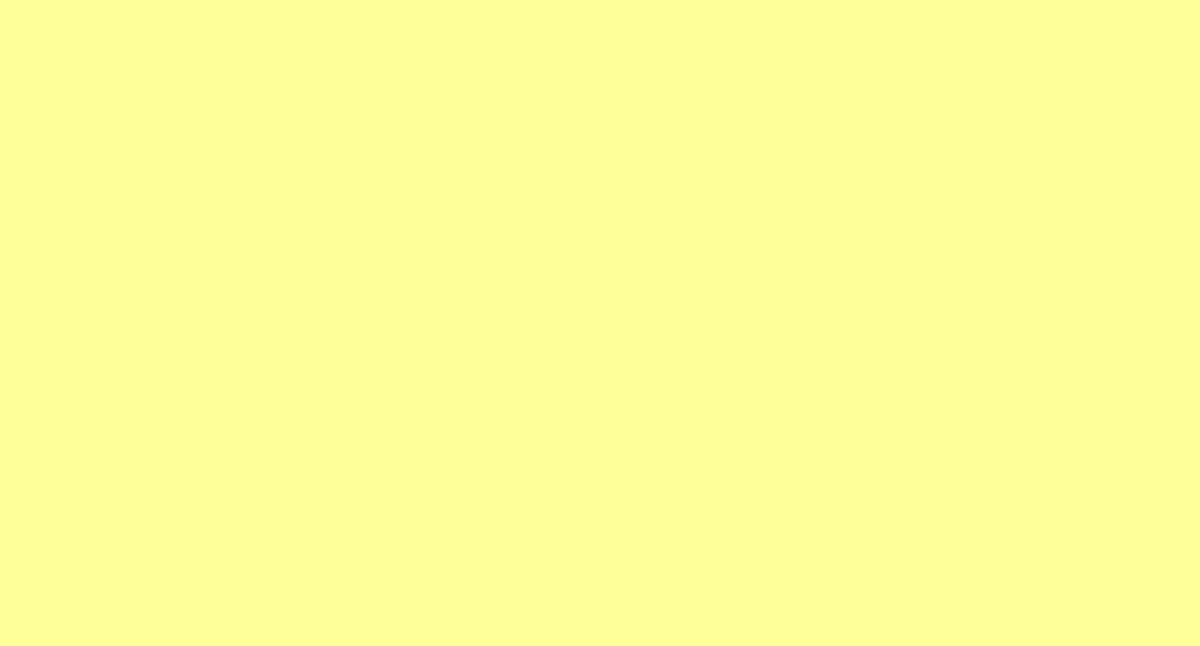
Frame 1 (no input)
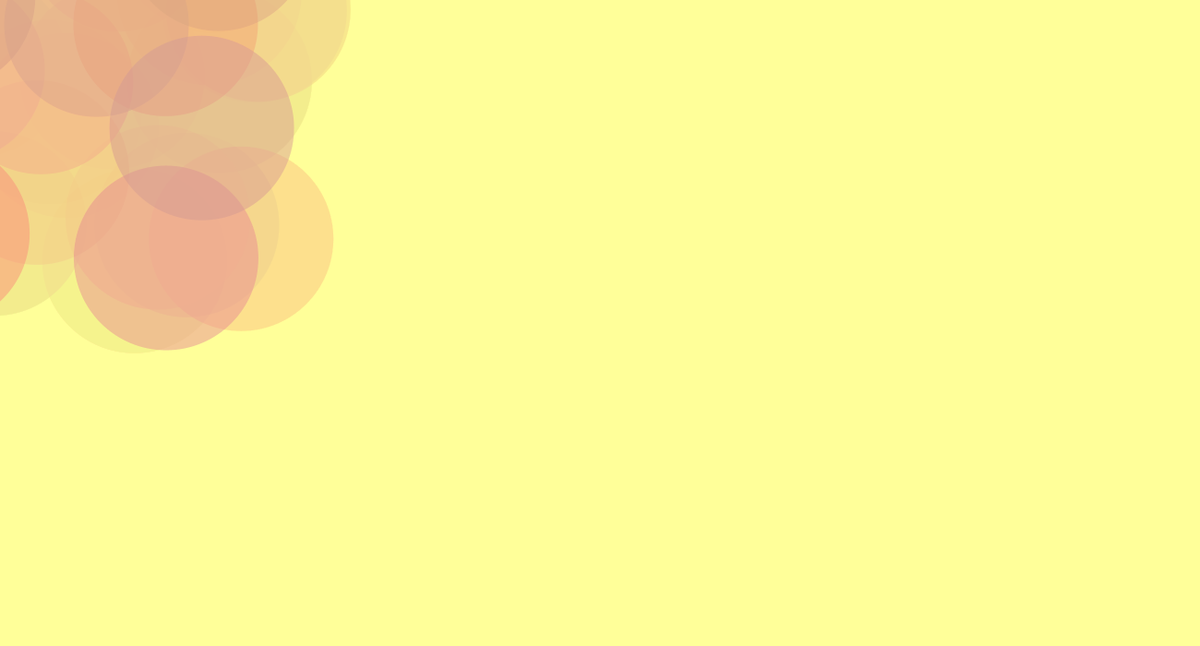
Frame 60 (the mouse pressed at the canvas centre just before this capture)
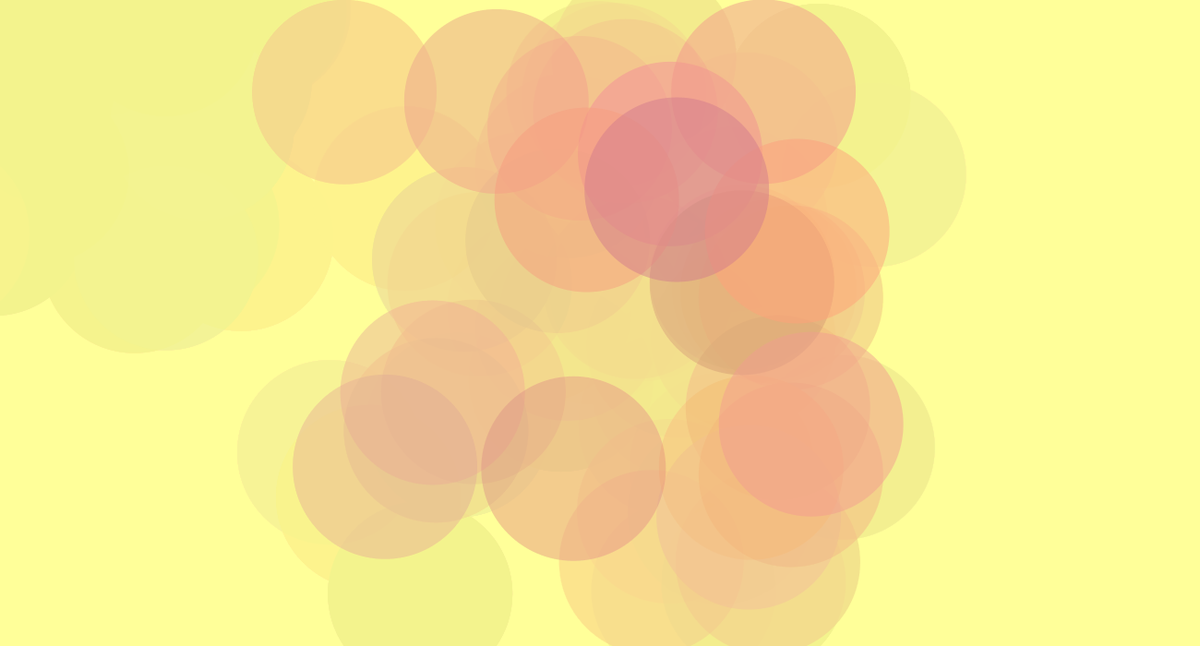
Frame 120 (the mouse held since frame 60 and released just before this capture)

The Processing sketch that drew these frames (run headless with seeded random() and noise(); from frame 60 on, the mouse is pressed at the canvas centre):

// Processing sketch: processing_141152
// ── processing_141152.pde

void setup()
{
  size( 1300, 700 );
  background( 255, 255, 153);
  smooth();
  frameRate(7);
}
 
void draw()
{
  noStroke();
  fill(255,255,153,10);
  rect(0,0,1330,700);
  fill(random(200,255),random(100,155),random(100,155),120);
  ellipse(mouseX+(random(-300, 300)),mouseY+(random(-300, 300)),200,200);
}
